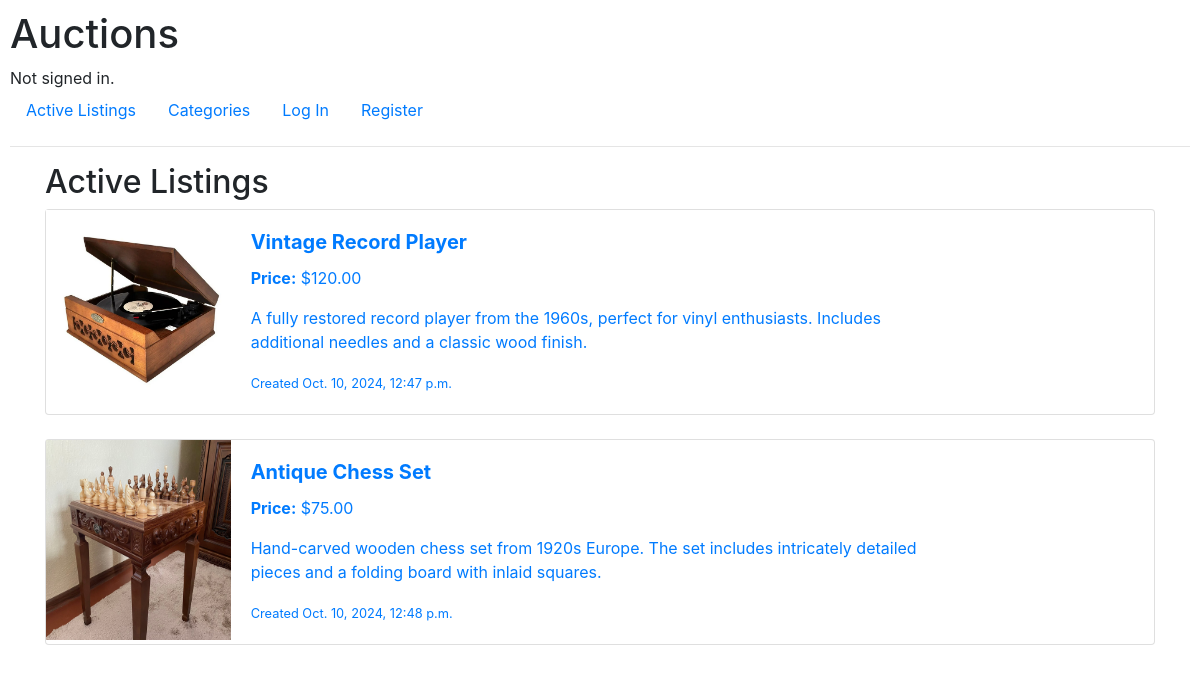
The app's page /, older data.
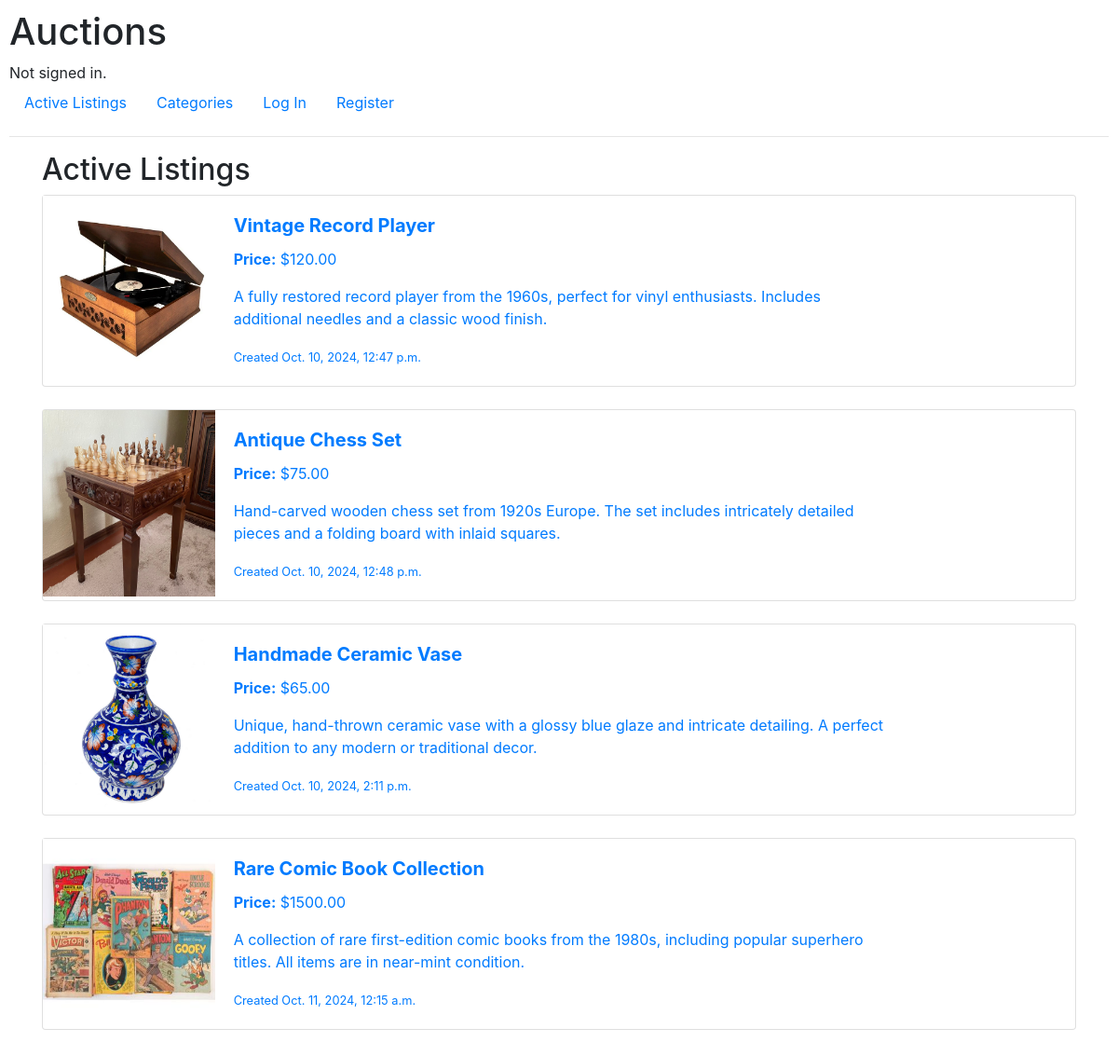
The same page, newer data.
### auctions/models.py (models this page shows)
class AuctionListing(models.Model):
    name = models.CharField(max_length=100)
    description = models.TextField()
    current_bid = models.DecimalField(max_digits=10, decimal_places=2)
    photo = models.ImageField(upload_to='listings/', null=True, blank=True)
    datetime_submited = models.DateTimeField(auto_now_add=True)
    category = models.ForeignKey(Category, on_delete=models.CASCADE)
    listed_by = models.ForeignKey(User, on_delete=models.CASCADE)
    def __str__(self):
        return self.name

### auctions/views.py (the view)
# urls.py: path("", views.index, name="index"),
def index(request):
    return render(request, "auctions/index.html", {
        "listings": AuctionListing.objects.all()
    })

### auctions/templates/auctions/index.html
{% extends "auctions/layout.html" %}
{% block body %}
    <h2>Active Listings</h2>
    <div class="row">
        {% for listing in listings %}
            <a href="{% url 'listing_details' listing.id %}" class="text-decoration-none">
                <div class="col-12 mb-4">
                    <div class="card h-100">
                        <div class="row no-gutters">
                            <div class="col-lg-2 col-md-4">
                                <img src="{{ listing.photo.url }}" alt="{{ listing }}" width="100%" height="200px">
                            </div>
                            <div class="col-md-8">
                                <div class="card-body">
                                    <h5 class="card-title"><strong>{{ listing }}</strong></h5>
                                    <p><strong>Price:</strong> ${{ listing.current_bid }}</p>
                                    <p>{{ listing.description }}</p>
                                    <small>Created {{ listing.datetime_submited }}</small>
                                </div>
                            </div>
                        </div>
                    </div>
                </div>
            </a>
        {% endfor %}
    </div>
{% endblock body %}

Row changes from the older to the newer data that the page shows:
added AuctionListing: photo (picture), name "Handmade Ceramic Vase", current_bid "65.00", description "Unique, hand-thrown ceramic vase with a glossy blue glaze and intricate detailing. A perfect addition to any modern or traditional decor.", datetime_submited "Oct. 10, 2024, 2:11 p.m."
added AuctionListing: photo (picture), name "Rare Comic Book Collection", current_bid "1500.00", description "A collection of rare first-edition comic books from the 1980s, including popular superhero titles. All items are in near-mint condition.", datetime_submited "Oct. 11, 2024, 12:15 a.m."
